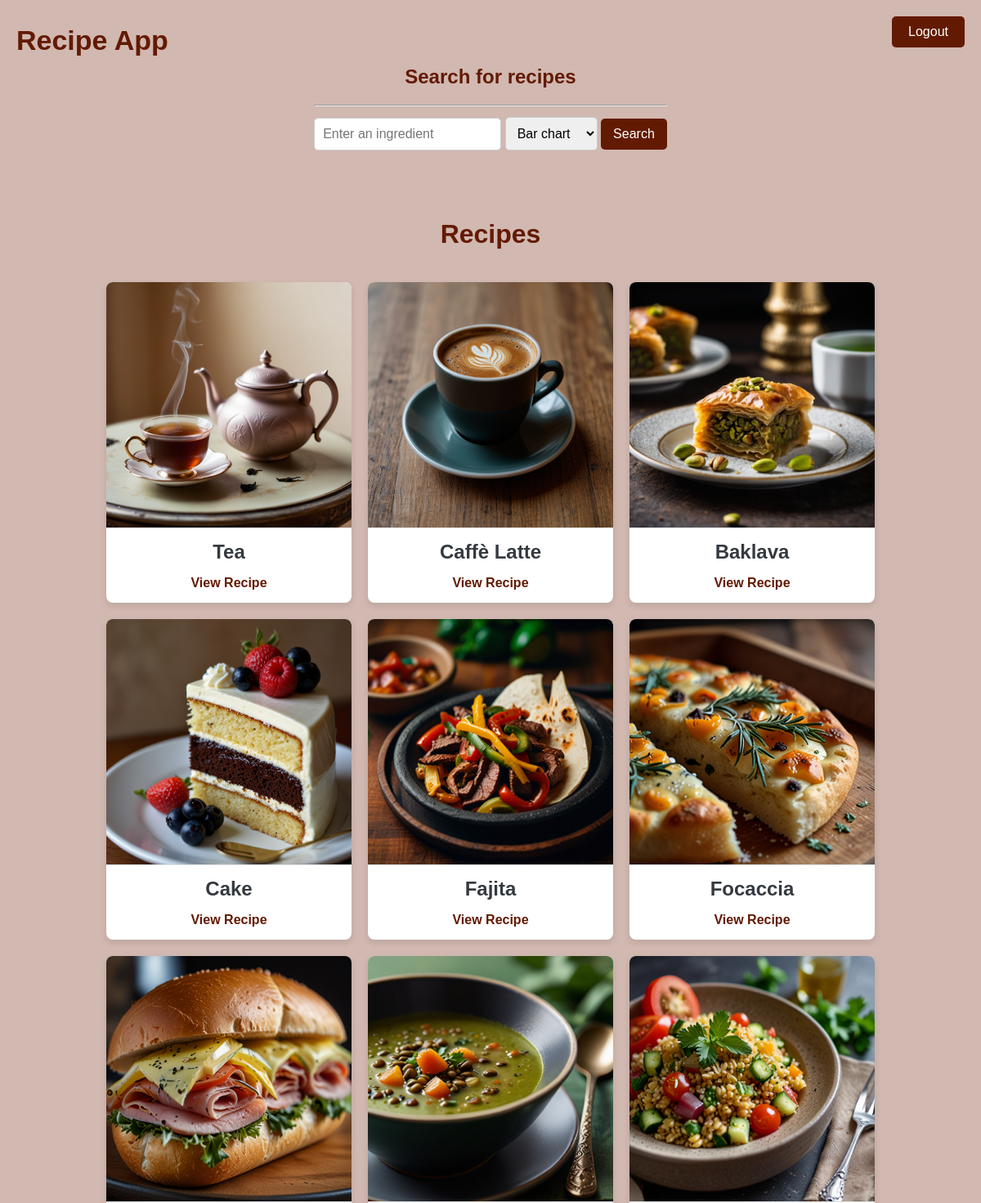
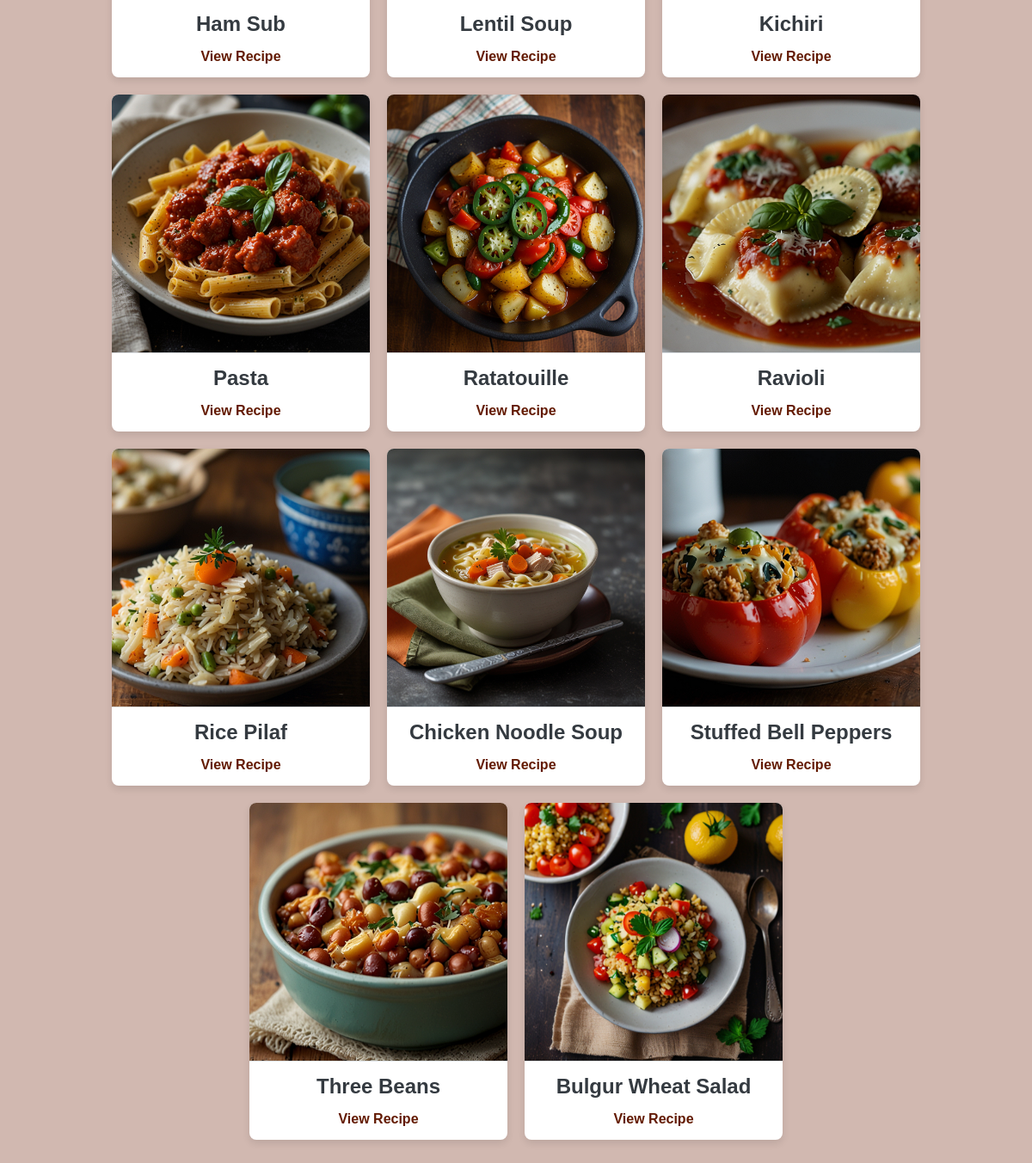
Screenshot of /list/ (signed in) with the database file from the repository (2 pictures, top to bottom).
### recipes/models.py (models this page shows, shortened)
class Recipe(models.Model):
    name = models.CharField(max_length=120)
    ingredients = models.CharField(max_length=500, help_text="Separate each ingredient with a comma", blank=False, null=False)
    cooking_time = models.IntegerField(blank=False, null=False)
    difficulty = models.CharField(max_length=20, editable=False)
    instructions = models.TextField()
    pic = models.ImageField(upload_to='recipes', default='no_picture.jpg')
    def get_absolute_url(self):
        return reverse ("recipes:detail", kwargs={"pk": self.pk})

### recipes/views.py (the view, shortened to what this page needs)
# urls.py: path("list/", RecipeListView.as_view(), name="list"),
class RecipeListView(LoginRequiredMixin, ListView):
    model = Recipe
    template_name = "recipes/recipe_list.html"
    def get_context_data(self, **kwargs):
        context = super().get_context_data(**kwargs)
        context['form'] = RecipesSearchForm()
        return context

### recipes/forms.py
class RecipesSearchForm(forms.Form):
    name = forms.CharField(
        max_length=120,
        required=False,
        widget=forms.TextInput(attrs={'placeholder': 'Enter recipe name'})
    )
    ingredients = forms.CharField(
        max_length=500,
        required=False,
        widget=forms.TextInput(attrs={'placeholder': 'Enter an ingredient'})
    )
    chart_type = forms.ChoiceField(choices=CHART_CHOICES)

### recipes/templates/recipes/recipe_list.html (shortened to what this page needs)
{% load static %}
<!DOCTYPE html>
<html lang="en">
  <head>
  </head>
  <body>
    <div class="app-title">Recipe App</div>
    <div class="button-container">
      <a href="{% url 'logout' %}" class="logout-link">Logout</a>
    </div>
    <div class="search-container">
      <h2>Search for recipes</h2>
      <hr />
      <form action="" method="POST">
        {{ form.ingredients }}
        {{ form.chart_type }}
        <button type="submit">Search</button>
      </form>
    </div>
    <div class="recipe-list">
      {% if not request.POST.search_submitted %}
        <h1>Recipes</h1>
      {% endif %}
      {% for object in object_list %}
        <div class="recipe-card">
          <img src="{{ object.pic.url }}" alt="Recipe Image" />
          <h2>{{ object.name }}</h2>
          <a href="{{ object.get_absolute_url }}">View Recipe</a>
        </div>
      {% endfor %}
    </div>
  </body>
</html>

### recipes/templates/recipes/recipe_list.html (style rules this page uses)
body { font-family: Arial, sans-serif; background-color: #d1b8b0; margin: 0; padding: 20px; display: flex; flex-direction: column; align-items: center; }
.app-title { position: absolute; top: 30px; left: 20px; font-size: 34px; color: #631a02; font-weight: 700; }
.button-container { position: absolute; top: 20px; right: 20px; display: flex; gap: 10px; }
.logout-link { text-decoration: none; color: #fff; background-color: #631a02; padding: 10px 20px; border-radius: 5px; font-size: 1rem; transition: background-color 0.3s; }
.recipe-card { background-color: #ffffff; width: 300px; border-radius: 8px; box-shadow: 0 4px 8px rgba(0, 0, 0, 0.1); overflow: hidden; display: flex; flex-direction: column; text-align: center; transition: transform 0.2s; margin: 10px; }
.recipe-card img { width: 100%; height: auto; border-bottom: 1px solid #dee2e6; }
.recipe-card h2 { font-size: 1.5em; color: #343a40; margin: 15px 0; }
.recipe-card a { text-decoration: none; color: #631a02; font-weight: bold; margin-bottom: 15px; display: inline-block; }
h1 { width: 100%; text-align: center; color: #631a02; margin-bottom: 30px; }
h2 { color: #631a02; }
.search-container { text-align: center; margin-top: 40px; }
.search-container form { display: inline-block; }
.recipe-list { display: flex; flex-wrap: wrap; justify-content: center; margin-top: 20px; }
.search-container input[type="text"], .search-container select { font-size: 16px; padding: 10px; border-radius: 5px; border: 1px solid #ccc; margin: 5px 0; }
.search-container button { background-color: #631a02; color: #fff; padding: 10px 15px; border: none; border-radius: 5px; font-size: 1rem; cursor: pointer; transition: background-color 0.3s; }

### rows the page displays
Recipe: pic (picture), name "Tea"
Recipe: pic (picture), name "Caffè Latte"
Recipe: pic (picture), name "Baklava"
Recipe: pic (picture), name "Cake"
Recipe: pic (picture), name "Fajita"
Recipe: pic (picture), name "Focaccia"
Recipe: pic (picture), name "Ham Sub"
Recipe: pic (picture), name "Lentil Soup"
Recipe: pic (picture), name "Kichiri"
Recipe: pic (picture), name "Pasta"
Recipe: pic (picture), name "Ratatouille"
Recipe: pic (picture), name "Ravioli"
Recipe: pic (picture), name "Rice Pilaf"
Recipe: pic (picture), name "Chicken Noodle Soup"
Recipe: pic (picture), name "Stuffed Bell Peppers"
Recipe: pic (picture), name "Three Beans"
Recipe: pic (picture), name "Bulgur Wheat Salad"
